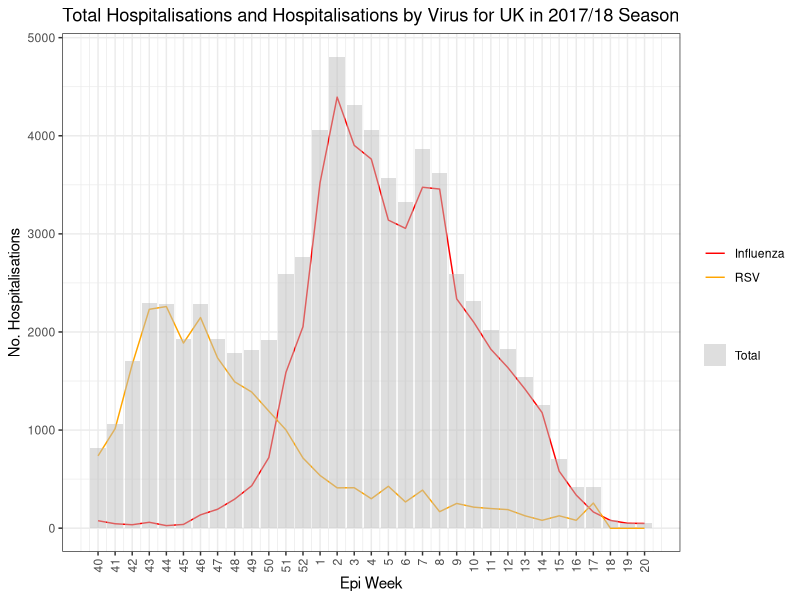

Recreate this plot in R.
# set working directory
setwd("~/lshtm-dc-sanofi")

# set up packages required for analysis
require(ggplot2)
require(tidyverse) 

#read merged data file
data <- read.csv('data/merged_data/merged_data.csv')
head(data) 

#change start_date to data
data$start_date <- as.Date(data$start_date)

class(data$start_date)

#set up data sets by season

# 2017 - start wk - 2017-10-01 --> 2018-05-13
data_17 <- data %>% filter(start_date >= '2017-10-01')
data_17 <- data_17 %>% filter(start_date <= '2018-05-13')

#test plot seasonal data

uk_data_17 <- data_17 %>% filter(country == 'UK')
uk_data_17 <- uk_data_17 %>% filter(age_group == 'ALL')

# create Epi Week Labels

date_breaks <- uk_data_17$start_date
epi <- uk_data_17$week

#plot graph

ggplot() + geom_line(data=uk_data_17,aes(x=start_date,y=hsp_abs_flu,color='Influenza')) +
     geom_line(data=uk_data_17,aes(x=start_date,y=hsp_abs_rsv,color='RSV')) +
     geom_col(data=uk_data_17,aes(x=start_date,y=hsp_abs,fill='Total'),alpha=0.5) +
     scale_color_manual("", 
                        breaks = c('Influenza','RSV'),
                        values = c("Influenza"="red", "RSV"="orange")) +
     scale_fill_manual('',breaks=c('Total'),values=c('Total'='grey')) +
     xlab('Epi Week') +
     ylab('No. Hospitalisations') +
     ggtitle('Total Hospitalisations and Hospitalisations by Virus for UK in 2017/18 Season') +
     theme_bw() +
     scale_x_date(breaks = date_breaks,labels=epi) +
     theme(axis.text.x = element_text(angle = 90, vjust = 0.5, hjust=1))

